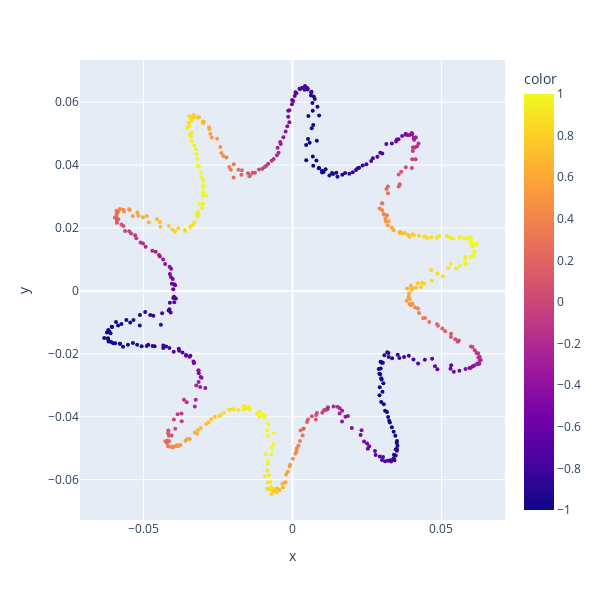

The code cell stored with this chart in its notebook:
### Code cell
visualize_2d_data(emb, color)

### Figure 1 — Plotly figure (JSON) as saved in the notebook; plotly's stock layout.template omitted (floating-point values rounded to 4 significant figures; data arrays with more than 128 entries replaced by an {"elided": "..."} marker saying what was removed)
{"data": [{"hovertemplate": "x=%{x}<br>y=%{y}<br>color=%{marker.color}<extra></extra>", "legendgroup": "", "marker": {"color": {"elided": "600 float values"}, "coloraxis": "coloraxis", "size": 4, "symbol": "circle"}, "mode": "markers", "name": "", "orientation": "v", "showlegend": false, "type": "scatter", "x": {"elided": "600 float values"}, "xaxis": "x", "y": {"elided": "600 float values"}, "yaxis": "y"}], "layout": {"coloraxis": {"colorbar": {"title": {"text": "color"}}, "colorscale": [[0, "#0d0887"], [0.1111, "#46039f"], [0.2222, "#7201a8"], [0.3333, "#9c179e"], [0.4444, "#bd3786"], [0.5556, "#d8576b"], [0.6667, "#ed7953"], [0.7778, "#fb9f3a"], [0.8889, "#fdca26"], [1, "#f0f921"]]}, "height": 600, "legend": {"tracegroupgap": 0}, "margin": {"t": 60}, "width": 600, "xaxis": {"anchor": "y", "autorange": true, "domain": [0, 1], "range": [-0.07132, 0.07134], "title": {"text": "x"}, "type": "linear"}, "yaxis": {"anchor": "x", "autorange": true, "domain": [0, 1], "range": [-0.07282, 0.07343], "title": {"text": "y"}, "type": "linear"}}}
